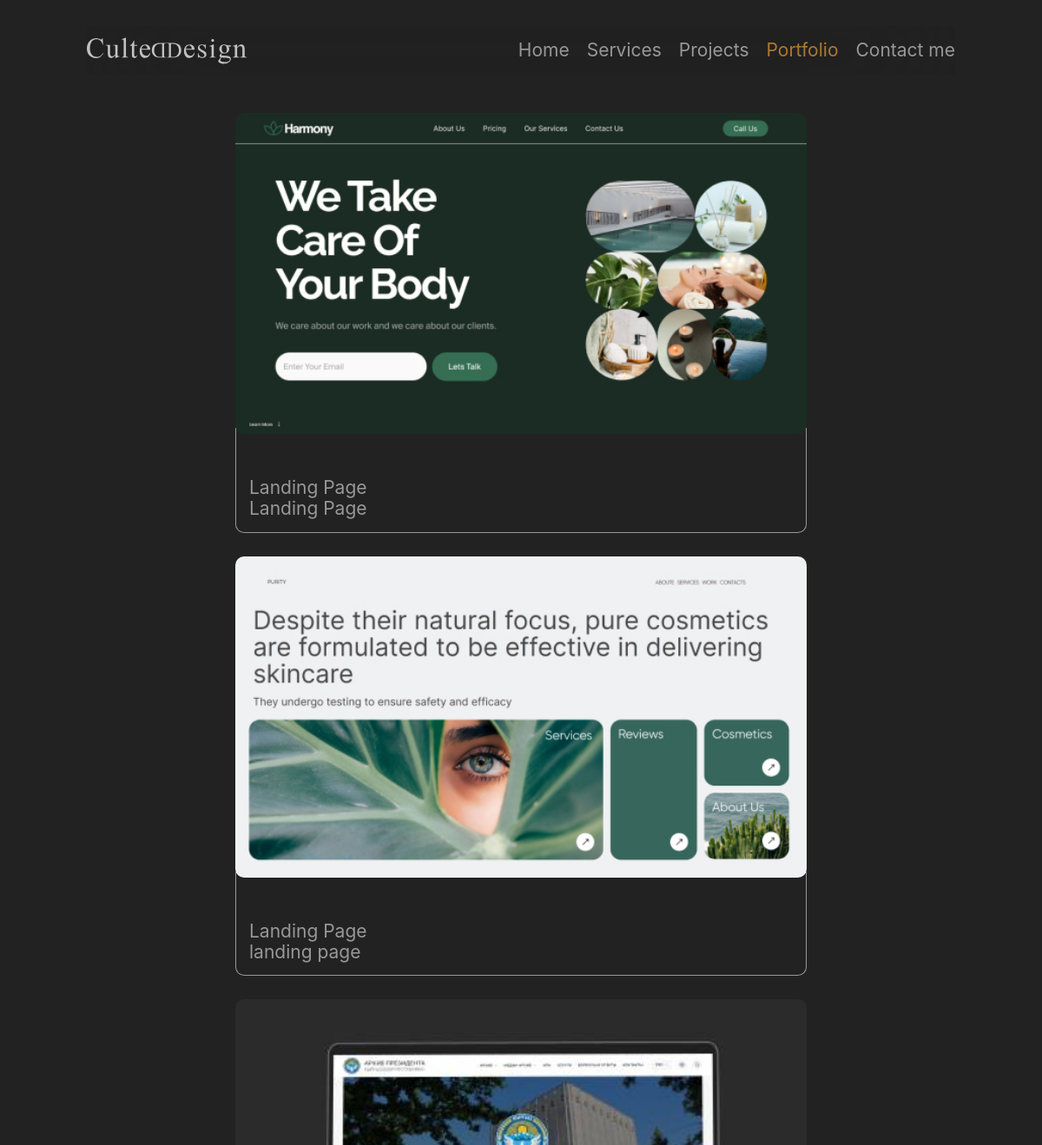
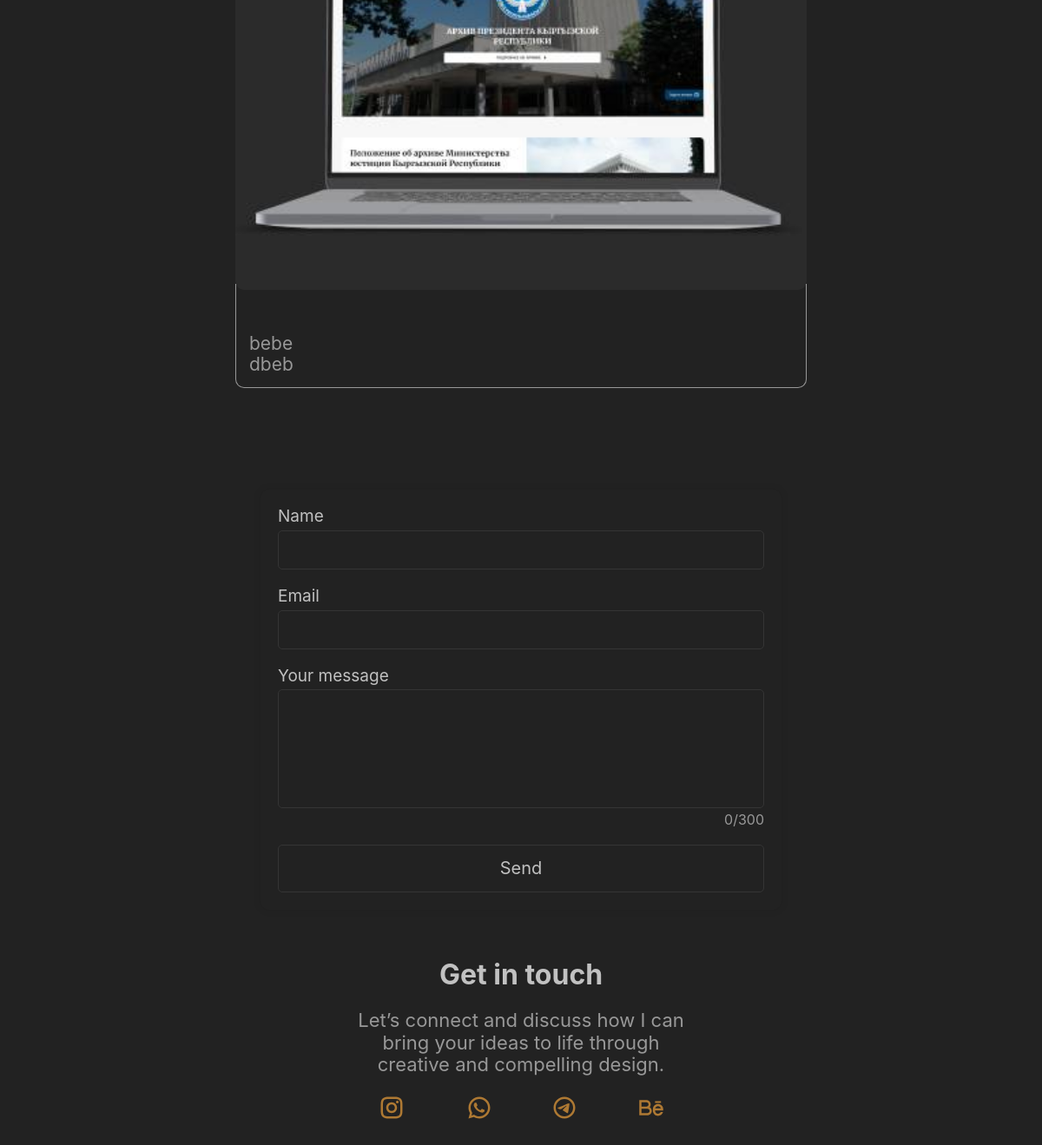
The page /portfolio/ on the database its author committed (2 pictures, top to bottom).
### portfolio/models.py (models this page shows, shortened)
class Portfolio(models.Model):
    name = models.CharField(max_length=255)
    description = models.TextField()
    image = models.ImageField(upload_to='uploads/portfolio_photos/')

### portfolio/views.py (the view, shortened to what this page needs)
# urls.py: path('', include('portfolio.urls')),
def portfolio(request): # portfolio view
    if request.method == 'GET':
        portfolio = Portfolio.objects.all()
        return render(request, 'portfolio/portfolio.html', {'portfolio': portfolio})

### portfolio/templates/portfolio/portfolio.html (shortened to what this page needs)
<!DOCTYPE html>{% load static %}
<html lang="en">
  <head>
    <link rel="stylesheet" href="{% static 'portfolio/css/normalize.css' %}" />
    <link rel="stylesheet" href="{% static 'portfolio/css/style.css' %}" />
    <link rel="stylesheet" href="{% static 'portfolio/css/header.css' %}" />
    <link rel="stylesheet" href="{% static 'portfolio/css/portfolio/portfolio.css' %}" />
    <link rel="stylesheet" href="{% static 'portfolio/css/contact/contact.css' %}" />
    <link rel="stylesheet" href="{% static 'portfolio/css/media.css' %}" />
  </head>
  <body>
    <header class="container header">
      <div class="header__main">
        <img src="{% static 'portfolio/media/Logo culteddesign.svg' %}" alt="" />
        <ul class="header__list">
          <li><a href="{% url 'home' %}">Home</a></li>
          <li><a href="{% url 'home' %}#services">Services</a></li>
          <li><a href="{% url 'projects' %}">Projects</a></li>
          <li><a href="{% url 'portfolio' %}" class="active">Portfolio</a></li>
          <li><a href="#contact">Contact me</a></li>
        </ul>
      </div>
    </header>
<div class="container portfolio__main">
  {% for portfolio in portfolio %}
  <div class="portfolio__container">
    <img src="{{ portfolio.image.url }}" alt="{{ portfolio.name }}" />
    <div class="portfolio__info">
      <span>{{ portfolio.name }}</span><br />
      <a href="">{{ portfolio.description }}</a>
    </div>
  </div>
  {% endfor %}
</div>
    <div class="container contact" id="contact">
      <div class="contact__socialmedia">
        <h1>Get in touch</h1>
        <p>
          Let’s connect and discuss how I can bring your ideas to life through
          creative and compelling design.
        </p>
        <div class="contact__img">
          <a href="https://www.instagram.com/aichurok_zk/"
            ><img src="{% static 'portfolio/media/contact/inst.svg' %}" alt=""
          /></a>
          <a
            href="https://api.whatsapp.com/send/?phone=97450771187&text&type=phone_number&app_absent=0"
            ><img src="{% static 'portfolio/media/contact/wp.svg' %}" alt=""
          /></a>
          <a href="https://t.me/aichurokzk"
            ><img src="{% static 'portfolio/media/contact/teleg.svg' %}" alt=""
          /></a>
          <a href="https://www.behance.net/aichurokkyzy"
            ><img src="{% static 'portfolio/media/contact/be.svg' %}" alt=""
          /></a>
        </div>
      </div>
      {% include 'partials/feedback.html' %}
    </div>
  </body>
</html>

### portfolio/templates/partials/feedback.html (shortened to what this page needs)
{% load static %}
<div class="contact-form">
    <form method="post" autocomplete="off" action="">
        <div class="form-group">
            <label for="id_name">Name</label>
            <input type="text" id="id_name" name="name" placeholder="" required
                   value="{{ form.name.value|default_if_none:'' }}" />
        </div>
        <div class="form-group">
            <label for="id_email">Email</label>
            <input type="email" id="id_email" name="email" placeholder="" required
                   value="{{ form.email.value|default_if_none:'' }}" />
        </div>
        <div class="form-group">
            <label for="id_message">Your message</label>
            <textarea id="id_message" name="message" rows="5" placeholder="" required
                      maxlength="300">{{ form.message.value|default_if_none:'' }}</textarea>
            <div id="charCounter" class="char-counter">0/300</div>
        </div>
        <button type="submit" class="form-btn">Send</button>
    </form>
</div>

### portfolio/static/portfolio/css/style.css (style rules this page uses)
* { box-sizing: border-box; color: #C1C1C1; }
a { text-decoration: none; font-size: 18px; }
ol, ul { list-style: none; padding: 0; }
.container { max-width: 1350px; margin: auto; }
body { width: 100%; font-family: 'Inter', sans-serif; font-style: normal; background-color: #222222; }
.active { color: #ae7933; }

### portfolio/static/portfolio/css/header.css (style rules this page uses)
.header { margin-top: 30px; background: rgba(34, 34, 34, 0.13); backdrop-filter: blur(71px); -webkit-backdrop-filter: blur(71px); position: fixed; width: 100%; top: 0; left: 0; right: 0; z-index: 900; }
.header__main { display: flex; justify-content: space-between; align-items: center; }
.header__list { display: flex; gap: 20px; }

### portfolio/static/portfolio/css/portfolio/portfolio.css (style rules this page uses)
.portfolio__main { margin-top: 80px; padding-top: 50px; display: grid; grid-template-columns: 1fr 1fr; gap: 100px; }
.portfolio__container { display: flex; flex-direction: column; }
.portfolio__container img { border-radius: 10px; width: 100%; }
.portfolio__info { border: 0.5px #989898 solid; border-top: none; padding: 57px 0 14px 15px; border-bottom-left-radius: 10px; border-bottom-right-radius: 10px; position: relative; top: -7px; }
.portfolio__info span, a { display: inline; color: #989898; font-size: 21px; }

### portfolio/static/portfolio/css/contact/contact.css (style rules this page uses)
.contact { margin-top: 110px; margin-bottom: 60px; display: flex; justify-content: space-around; }
.contact__socialmedia { width: 401px; }
.contact__socialmedia p { color: #989898; font-size: 22px; }
.contact__img { display: flex; align-items: center; gap: 25px; }
.contact-form { background: #222222; padding: 20px; border-radius: 10px; box-shadow: 0 0 10px rgba(0, 0, 0, 0.1); max-width: 600px; width: 39%; }
.form-group { margin-bottom: 20px; }
.form-group label { display: block; margin-bottom: 5px; font-size: 19px; }
.form-group input, .form-group textarea { background: #222222; width: 100%; padding: 10px; border: 1px solid #353535; font-size: 20px; border-radius: 5px; }
.form-group textarea { resize: none; max-height: 250px; min-height: 50px; }
.form-btn { background: #222222; width: 100%; padding: 15px; border: 1px solid #353535; border-radius: 5px; font-size: 20px; cursor: pointer; }
.char-counter { display: flex; justify-content: end; color: #989898; }

### portfolio/static/portfolio/css/media.css (style rules this page uses)
@media (max-width: 1400px) { .container { max-width: 1150px; } }
@media (max-width: 1200px) { .container { max-width: 1000px; } }
@media (max-width: 1200px) { .contact { flex-direction: column-reverse; justify-content: center; align-items: center; gap: 35px; } }
@media (max-width: 1200px) { .contact__img { justify-content: space-around; gap: 0; } }
@media (max-width: 1200px) { .contact__socialmedia { text-align: center; } }
@media (max-width: 1200px) { .portfolio__main { display: flex; flex-direction: column; gap: 20px; } }
@media (max-width: 1200px) { .portfolio__container { width: 658px; margin: auto; } }
@media (max-width: 1200px) { .contact-form { width: 60%; } }

### rows shown on the page
Portfolio: image (picture), name "Landing Page", description "Landing Page"
Portfolio: image (picture), name "Landing Page", description "landing page"
Portfolio: image (picture), name "bebe", description "dbeb"
